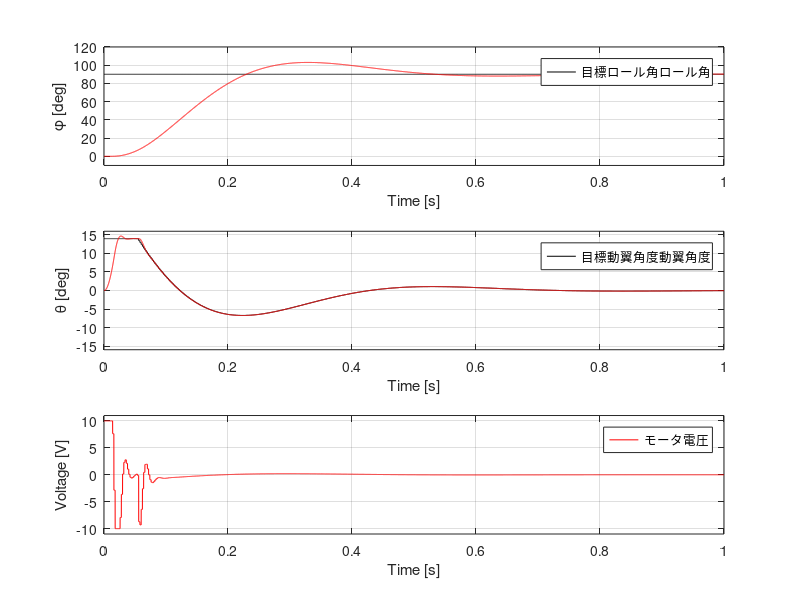

Source code (MATLAB):
%% パラメータ設定

% 時刻関係の変数
dt_sim = 0.0001;            % シミュレーション周期 [s]
dt_control = 0.002;         % 制御周期 [s] (dt_simの整数倍で設定する)
dt_ratio = 20;              % dt_controlとdt_simの比
Tf = 1;                     % シミュレーションの終了時間 [s]
N = Tf / dt_sim + 1;        % シミュレーションのループ数
t = linspace(0, Tf, N)';

% 動翼角度シミュ用の変数
theta_r = zeros(N, 1);      % 動翼角度の目標値 [rad]
V = zeros(N, 1);            % モータ電圧 [V]
theta = zeros(N+1, 1);      % 動翼角度 [rad]
theta0 = deg2rad(0);        % 初期角度 [rad] (初期の角速度、角加速度、角躍度はゼロとする)
e = zeros(N, 1);            % 目標角度と実際の角度の偏差
theta(1, 1) = theta0;
dddtheta = zeros(N+1, 1);   % 動翼角躍度 [rad/s^3]
ddtheta = zeros(N+1, 1);    % 動翼角加速度 [rad/s^2]
dtheta = zeros(N+1, 1);     % 動翼角速度 [rad/s]
V_limit = 10;               % 電源電圧 [V]
a = 1462;                   % モータ-動翼系のシステム同定結果
b = 53850;
c = 218100;
K_pm = 240;                 % 動翼角度コントローラのPゲイン
K_dm = 1.5;                 % 動翼角度コントローラのDゲイン

% 全体シミュ用の変数
theta_limit = deg2rad(14);  % 目標動翼角度の制限 [rad] 15degが物理的な制限で、オーバーシュートを考慮しそれよりも小さくしておく。
I = 0.005611385;            % 機体のロール軸まわりの主慣性モーメント [kg m^2]
Mr = zeros(N, 1);           % 目標ロールモーメント(動翼2枚合計) [Nm]
M_roll_d = zeros(N, 1);     % 外乱ロールモーメント(動翼2枚合計) [Nm]
phi_r = zeros(N, 1);        % 目標ロール角 [rad]
phi = zeros(N, 1);          % ロール角 [rad]
phi0 = deg2rad(0);          % 制御開始時のロール角 [rad]
dphi0 = deg2rad(0);         % 制御開始時のロール角速度 [rad/s]
dphi = zeros(N, 1);         % ロール角速度 [rad/s]
ddphi = zeros(N, 1);        % ロール角加速度 [rad/s^2]
phi(1, 1) = phi0;
dphi(1, 1) = dphi0;
va = zeros(N, 1);           % 対気速度
C = 0.000320;               % M=Cv^2θの係数C
K_pa = 0.8;                 % 目標動翼角度決定器のPゲイン
K_da = 0.07;                % 目標動翼角度決定器のDゲイン

%% 時系列シミュレーション
for loop = 1:N
    
    phi_r(loop, 1) = deg2rad(90);               % 目標ロール角は固定値とする
    va(loop, 1) = 100 - 10 * loop * dt_sim;     % 対気速度を設定(100 m/sから30 m/sへ線形に減少するよう設定する)
    
    % 目標動翼角度を決定
    if(mod(loop, dt_ratio) == 1)
        if loop == 1    % 1ループ目
            Mr(loop, 1) = K_pa * (phi_r(loop, 1) - phi0) - K_da * dphi0;
            theta_r(loop, 1) = Mr(loop, 1) / (C * va(loop, 1) ^ 2);
        else 
            Mr(loop, 1) = K_pa * (phi_r(loop, 1) - phi(loop, 1)) - K_da * dphi(loop, 1);
            theta_r(loop, 1) = Mr(loop, 1) / (C * va(loop, 1) ^ 2);
        end
    else
        % 出力を更新するタイミングでない場合は、前ループの値を用いる
        Mr(loop, 1) = Mr(loop-1, 1);
        theta_r(loop, 1) = theta_r(loop-1, 1);
    end

    % 目標動翼角度の制限
    if theta_r(loop, 1) > theta_limit
        theta_r(loop, 1) = theta_limit;
    end
    if theta_r(loop, 1) < -theta_limit
        theta_r(loop, 1) = -theta_limit;
    end

    % 動翼角度制御系の出力(電圧)の計算
    if(mod(loop, dt_ratio) == 1)
        if loop == 1 %1ループ目
            V(loop, 1) = K_pm * (theta_r(loop, 1)-0); %動翼の初期角度は0と仮定 
        else
            V(loop, 1) = K_pm * (theta_r(loop, 1) - theta(loop, 1))...
             + K_dm * ((theta_r(loop, 1) - theta_r(loop-dt_ratio, 1)) / dt_control - (theta(loop, 1) - theta(loop-dt_ratio, 1)) / dt_control);
        end
    else
        % 出力を更新するタイミングでない場合は、前ループの値を用いる
        V(loop, 1) = V(loop-1, 1);
    end

    % モータ電圧の制限
    if V(loop, 1) > V_limit
        V(loop, 1) = V_limit;
    end
    if V(loop, 1) < -V_limit
        V(loop, 1) = -V_limit;
    end
    
    % 次時刻の動翼角躍度、角加速度、角速度、角度の計算
    % 角躍度を計算
    dddtheta(loop+1, 1) = c * V(loop, 1) - a * ddtheta(loop, 1) - b * dtheta(loop, 1);
    % 積分により角加速度、角速度、角度を更新（オイラー法）
    ddtheta(loop+1, 1) = ddtheta(loop, 1) + dddtheta(loop+1, 1) * dt_sim;
    dtheta(loop+1, 1) = dtheta(loop, 1) + ddtheta(loop+1, 1) * dt_sim;
    theta(loop+1, 1) = theta(loop, 1) + dtheta(loop+1, 1) * dt_sim;

    % 次時刻のロール角加速度、角速度、角度の計算
    % ロール角加速度の計算
    ddphi(loop+1, 1) = C * theta(loop, 1) * (va(loop, 1) ^ 2) / I;
    % 積分により角速度、角度を更新（オイラー法）
    dphi(loop+1, 1) = dphi(loop, 1) + ddphi(loop+1, 1) * dt_sim;
    phi(loop+1, 1) = phi(loop, 1) + dphi(loop+1, 1) * dt_sim;
end

%% シミュレーション結果の表示
subplot(3, 1, 1);
plot(t, rad2deg(phi_r), 'k')        % 目標ロール角の表示
hold on;
plot(t, rad2deg(phi(1:N, 1)), 'r')  % ロール角の表示
grid on;
ylim([-10 120]);
xlabel('Time [s]');
ylabel('\phi [deg]');
legend(["目標ロール角" "ロール角"])
set(gca, 'fontsize', 10);

subplot(3, 1, 2);
plot(t, rad2deg(theta_r(1:N, 1)), 'k')  % 目標動翼角度の表示
hold on;
plot(t, theta(1:N, 1)/pi*180, 'r')      % 動翼角度の表示
grid on;
ylim([-16 16]);
xlabel('Time [s]');
ylabel('\theta [deg]');
legend(["目標動翼角度" "動翼角度"])
set(gca, 'fontsize', 10);

subplot(3, 1, 3);
plot(t, V, 'r')                        % モータ電圧の表示
ylim([-11 11]);
grid on;
xlabel('Time [s]');
ylabel('Voltage [V]');
legend("モータ電圧")
set(gca, 'fontsize', 10);
